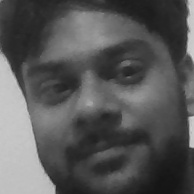
#> input picture DataSets/gupta.3.100.jpg, 194 x 194 px; its folder holds 4 pictures in this run
$ python FaceTrainner.py
#> lines starting #> are read from the running program, lines starting #| are printed output that depends on the picture; after the words box and inside, x2 and y2 are one past the last pixel; in counts of white or black regions, pixels touching at a corner belong together
####################################################
# Pragrammed By Satish Kumar                       #
# Download code from https://github.com/satish3922 #
# Bug Reporting @ hhtps://linked.com/in/satish3922 #
####################################################

# Importing required modules
import cv2
import os
from PIL import Image
import numpy as np
import pickle

# Getting datasets path where the image is stored
img_path = os.getcwd()+'/DataSets/'
img_list = os.listdir(img_path)
face_cascade = cv2.CascadeClassifier('HaarCascade/haarcascade_frontalface_default.xml')
recognizer = cv2.face.LBPHFaceRecognizer_create()

# Define method to get_image_with_ID
def get_image_with_ID(img_list):
    IDs = []
    Images = []
    image_ID_dict = {0:'Unknown'}
    font = cv2.FONT_HERSHEY_SIMPLEX # Font of Text

    for image in img_list:
        img = Image.open(os.path.join(img_path+image)).convert('L')
#> img is the input picture: PIL image 194x194 L; min 21, max 210, mean 87.2
        img_array = np.array(img,'uint8')
        Ids = int(image.split('.')[1])
        image_ID_dict[Ids] = image.split('.')[0]
        faces = face_cascade.detectMultiScale(img_array, scaleFactor=1.2, minNeighbors=5)
#> faces = [[12, 13, 164, 164]]
        for x,y,w,h in faces:
            Images.append(img_array[y:y+h,x:x+w])
            IDs.append(Ids)
            # Create a rectangle around the faces
            cv2.rectangle(img_array, (x, y), (x+w, y+h), (0,255,0), 4)

            # Putting Text Outside the rectangle
            cv2.putText(img_array, image.split('.')[0], (x,y+20), font, 1, (0,0,255), 2, cv2.LINE_AA)
#> this loop made 1 pass
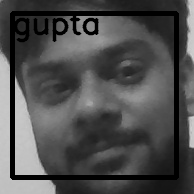
#> img_array: shape (194, 194); 11.54% of pixels changed, all inside (x1, y1, x2, y2) = (10, 11, 179, 180)
#> after the loop, IDs = [3]; Images = 1 item

        # Showing the image
        cv2.imshow('Training',img_array)
        cv2.waitKey(5)
#> pass 2 of the loop in get_image_with_ID, `for image in img_list:`:
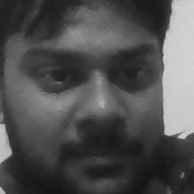
#> input picture DataSets/gupta.3.11.jpg, 194 x 194 px
#> in get_image_with_ID, img is the input picture: PIL image 194x194 L; min 20, max 212, mean 80.2
#> Ids = 3
#> faces = [[14, 11, 166, 166]]
#> the loop in get_image_with_ID, `for x,y,w,h in faces:` made 1 pass
#> after the loop in get_image_with_ID, `for x,y,w,h in faces:`:
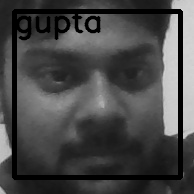
#> img_array: shape (194, 194); 11.65% of pixels changed, all inside (x1, y1, x2, y2) = (12, 9, 183, 180)
#> after the loop in get_image_with_ID, `for x,y,w,h in faces:`: IDs = [3, 3]; Images = 2 items
#> pass 3 of the loop in get_image_with_ID, `for image in img_list:`:
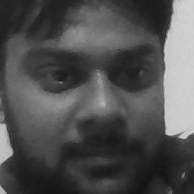
#> input picture DataSets/gupta.3.12.jpg, 194 x 194 px
#> in get_image_with_ID, img is the input picture: PIL image 194x194 L; min 18, max 212, mean 79.9
#> faces = [[17, 14, 163, 163]]
#> the loop in get_image_with_ID, `for x,y,w,h in faces:` made 1 pass
#> after the loop in get_image_with_ID, `for x,y,w,h in faces:`:
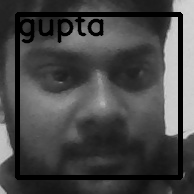
#> img_array: shape (194, 194); 11.49% of pixels changed, all inside (x1, y1, x2, y2) = (15, 12, 183, 180)
#> after the loop in get_image_with_ID, `for x,y,w,h in faces:`: IDs = [3, 3, 3]; Images = 3 items
#> the loop made 4 passes; the first 3 are shown
    return Images,np.array(IDs),image_ID_dict

Images,IDs,image_ID_dict = get_image_with_ID(img_list)
# print(type(IDs),type(Images),len(IDs),len(Images))
with open("Pickles/image_ID_dict.pickle","wb") as f:
    pickle.dump(image_ID_dict,f)
recognizer.train(Images,IDs)
recognizer.save('Recognizer/LBPHFaceRecognizer.yml')
cv2.destroyAllWindows()
print('LBPHFaceRecognizer trained successfully!')
